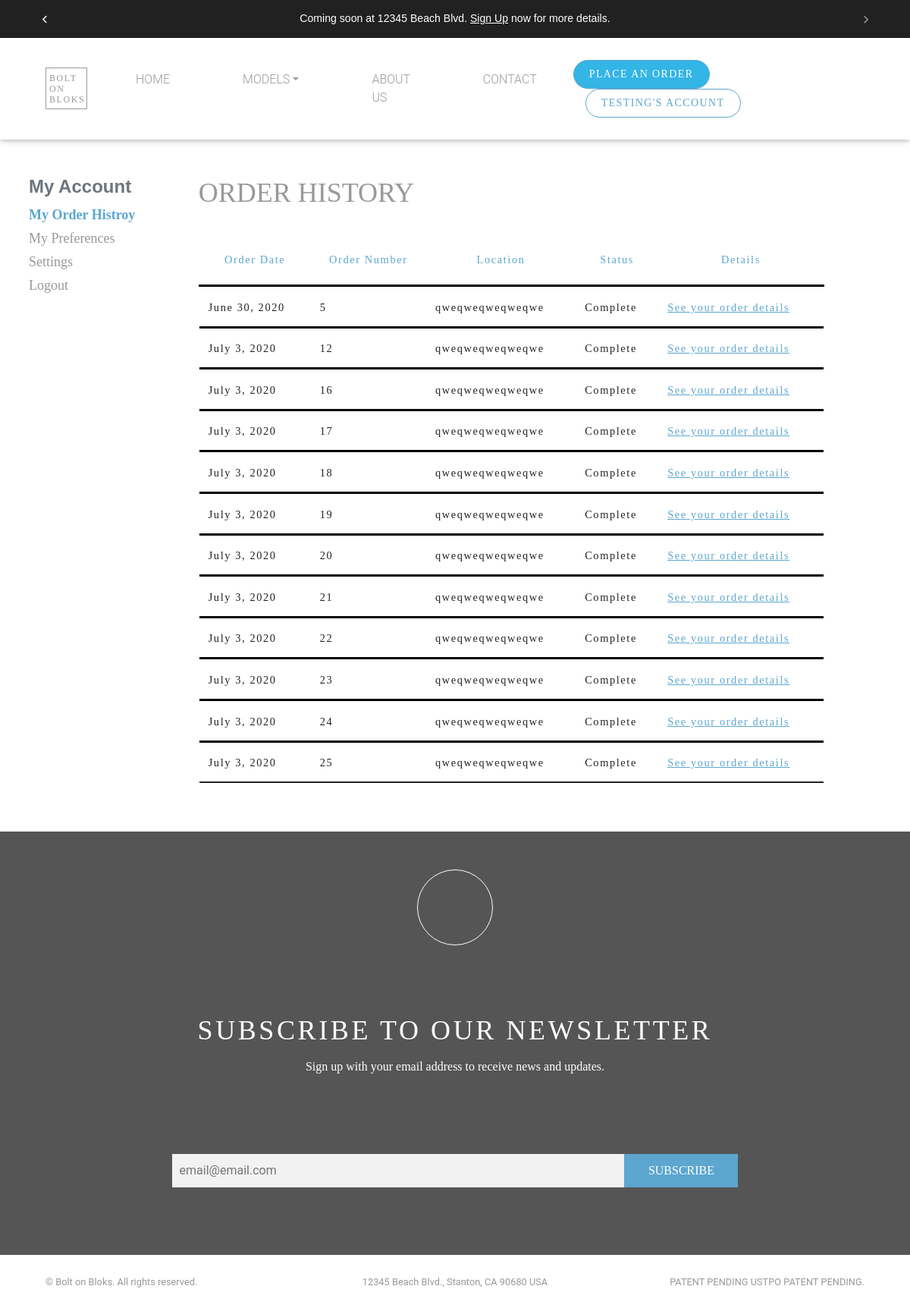
Screenshot of /my/orders (signed in) with the database file from the repository.
### users/models.py (models this page shows, shortened)
class User(AbstractUser):
    email = models.EmailField(verbose_name='email address',max_length=255,unique=True)
    username = models.CharField(verbose_name='Username',max_length=255,default=None, blank=True, null= True)
    USERNAME_FIELD = 'email'
    REQUIRED_FIELDS = ['username']

class SpecUser(User):
    USER_TYPE = (
        ('developer','Developer'),
        ('lender','Lender'),
        ('banker','Banker'),
        ('dealer','Dealer'),
        ('homeowner','Prospective Homeowner'),
        ('Municipality/Government Official','Municipality/Government Official'),
        ('vendor','Vendor'),
    )
    user_type = models.CharField('Sign up as', max_length=32, choices = USER_TYPE, default = None)
    company_name = models.CharField('Name of Company',max_length=100, blank=True, null=True)
    title = models.CharField('Title',max_length=100, blank=True, null=True)
    phone_number = models.CharField(("Phone Number"), max_length = 18, help_text="optional", blank=True, null=True)
    dealer_no = models.CharField('Dealer Number',max_length=6, help_text="optional", validators=[RegexValidator(r"^[0-9]*$")] ,blank=True, null=True)
    home_permission = models.BooleanField('Home Access', default=False)
    content_permission = models.BooleanField('Content Access', default=False)
    activation_time_home = models.DateTimeField('Activation Time (Home)',blank=True, null=True)
    expire_time_home = models.DateTimeField('Expire Time (Home)', blank=True, null=True)
    activation_time_spec_content = models.DateTimeField('Activation Time (Content)',blank=True, null=True)
    expire_time_spec_content = models.DateTimeField('Expire Time (Content)', blank=True, null=True)
    city = models.CharField('City',max_length=60, default='', blank=True, null=True)
    postal = models.CharField('Postal',max_length=60, default='', blank=True, null=True)
    state = models.CharField('State',max_length=60, default='', blank=True, null=True)
    country = models.CharField('Country',max_length=60, default='', blank=True, null=True)
    address = models.CharField('Address', max_length=1000, default='', blank=True, null=True)
    class Meta:
        verbose_name = 'Spec_User'
        verbose_name_plural = 'Spec User'

### order/models.py (models this page shows)
class CartOrder(models.Model):
    user = models.ForeignKey(User, on_delete=models.CASCADE)
    delivery_info_obj = models.ForeignKey(DeliveryInfo, on_delete=models.CASCADE, default=None, blank=True, null=True)
    buyer_app_obj = models.ForeignKey(Order, on_delete=models.CASCADE, default=None, blank=True, null=True)
    order_items = models.ForeignKey(ContainerPricing, on_delete=models.CASCADE, blank=True, null=True)
    custom_order = models.ForeignKey(CustomContainerPricing, on_delete=models.CASCADE, blank=True, null=True)
    custom_floors = models.CharField("No. of Floors", max_length=100, blank=True, null=True)
    custom_width = models.CharField("Width", max_length=100, blank=True, null=True)
    custom_depth = models.CharField("Depth", max_length=100, blank=True, null=True)
    quantity = models.PositiveIntegerField("Quantity")
    ordered_on = models.DateField(auto_now_add=True)
    furnishing_option = models.CharField('furnishing_option', max_length=100, blank=True, null=True)
    user_image = models.ImageField(upload_to="pdf-images", blank=True, null=True, default="default.jpeg")
    class Meta:
        verbose_name = "Shipping Home Order"
        verbose_name_plural = "Shipping Home Orders"

### order/views.py (the view)
# urls.py: path('my/orders', view_container_order_items, name='my-orders'),# for users history
@login_required
def view_container_order_items(request, pk=None):
    if request.user.is_superuser:
        items = CartOrder.objects.filter(user=pk)
    else:
        items = CartOrder.objects.filter(user=request.user)
    return render(request, "order/order-history.html", {"items":items})

### users/forms.py
class EmailListForm(forms.ModelForm):
    class Meta:
        model = EmailList
        fields = ['email']
    def __init__(self, *args, **kwargs):
        super(EmailListForm, self).__init__(*args, **kwargs)
        self.fields['email'].widget.attrs.update({
            'placeholder': 'email@email.com',
            "class":"news-input",
        })

### users/context_processor.py (called while the page is built)
def email_form(request):
    form = EmailListForm()
    return {"subscribe_form":form}

### order/templates/order/order-history.html (shortened to what this page needs)
{% extends "users/base.html" %}
{% load crispy_forms_tags %}
{% load static %}
{% load humanize %}
{% block content %}
 <div class="container mt-5 mb-5">
     <div class="row">
         {% include 'signup/side_nav.html' %}
         <div class="col-lg-9 col-md-9 m-auto mt-2">
             <p class="order-heading">ORDER HISTORY</p>
             <div class="tab-content table-responsive" id="order-list">
                 <table class="table  parent">
                     <thead style="">
                     <tr height="70" class="main-th">
                         <th>Order Date</th>
                         <th>Order Number  </th>
                         <th>Location</th>
                         <th>Status </th>
                         <th>Details</th>
                     </tr>
                     </thead>
                     <tbody>
                     {% for order in items %}
                     <tr height="45" bgcolor="FFFFFF" class="detail_anchor_container black-border">
                         <td><a>{{ order.ordered_on }}</a></td>
                         <td><a>{{ order.id }}</a></td>
                         <td><a>{{ order.user.specuser.address }}</a></td>
                         <td><a>Complete</a></td>
                         <td><a><u>See your order details</u></a></td>
                     </tr>
                     {% endfor %}
                     </tbody>
                 </table>
             </div>
         </div>
     </div>
 </div>
{% endblock %}

### users/templates/users/base.html (shortened to what this page needs)
{% load static %}
<!DOCTYPE html>
<html lang="en">
<head>
	<link type="text/css" rel="stylesheet" href="{% static 'users/new_custom/vendor/bootstrap/css/bootstrap.min.css' %}" />
	<link type="text/css" rel="stylesheet" href="{% static 'users/new_custom/css/slick.css' %}" />
	<link type="text/css" rel="stylesheet" href="{% static 'users/new_custom/css/slick-theme.css' %}" />
	<link type="text/css" rel="stylesheet" href="{% static 'users/custom/custom.css' %}" />
	<link type="text/css" rel="stylesheet" href="{% static 'users/new_custom/css/custom.css' %}" />
	<link type="text/css" rel="stylesheet" href="{% static 'users/new_custom/css/style.css' %}" />
	<link type="text/css" rel="stylesheet" href="{% static 'users/fonts/stylesheet.css' %}" />
	<link href="{% static 'MBD/css/mdb.min.css' %}" rel="stylesheet">
</head>
<body>
 <header id="nav-header">
	<div class="container-fluid bg-dark top-header-fixed">
		<div class="row">
			<div class="col-md-12 col-sm-12 add-bar">
				<div id="carouselExampleControls" class="carousel slide" data-ride="carousel">
					<div class="carousel-inner quicksand-font">
						  <div class="carousel-item active">
								<p class="top-add">Coming soon at 12345 Beach Blvd. <a href="#id_subscribe">Sign Up</a> now for more details. </p>
						  </div>
					</div>
						<a id="add-bar-control-prev" class="carousel-control-prev" href="#carouselExampleControls" role="button" data-slide="prev">
						  <span id="#add-bar-control-prev-icon" class="carousel-control-prev-icon" aria-hidden="true"></span>
						</a>
						<a id="add-bar-control-next" class="carousel-control-next" href="#carouselExampleControls" role="button" data-slide="next">
						  <span id="#add-bar-control-next-icon" class="carousel-control-next-icon" aria-hidden="true"></span>
						</a>
				</div>
			</div>
		</div>
	</div>
  <nav class="navbar navbar-expand-lg navbar-dark navbar-custom">
    <div class="container-fluid">
      <a class="navbar-brand" href="#">BOLT ON BLOKS</a>
      <div class="collapse navbar-collapse" id="navbarResponsive">
        <ul id="nav-bar" class="navbar-nav mr-auto">
          <li class="nav-item active">
            <a class="nav-link" href="{% url 'home' %}">HOME</a>
          </li>
			<li class="nav-item dropdown" >
				<a class="nav-link dropdown-toggle models" id="navbarDropdownMenuLink"
				   data-toggle="dropdown"
				   aria-haspopup="true" aria-expanded="false">MODELS</a>
			</li>
          <li class="nav-item">
            <a class="nav-link" href="#">ABOUT US</a>
          </li>
          <li class="nav-item">
            <a class="nav-link" href="{% url 'contact-us' %}">CONTACT</a>
          </li>
        </ul>
        <div class="form-inline my-2 my-lg-0">
            <a class="no-btn btn-info" href="{% url 'order-form' %}">PLACE AN ORDER</a>
           {% if request.user.is_authenticated %}
               <a class="no-btn ml-3" href="{% url 'user-profile' %}">
                  {% if request.user.first_name %}
                     {{ request.user.first_name }}'s
                  {% elif request.user.last_name %}
                     {{ request.user.last_name }}'s
                  {% endif %}
                  Account</a>
           {% endif %}
        </div>
      </div>
    </nav>
</header>
	<div class="md-padding">
		{% block  content %}
		{% endblock %}
	</div>
   <div class="container-fluid">
      <div class="row">
        <div class="col-md-12">
         <form  class="no-margin" method="POST" action="{% url 'home' %}">
            <div class="row news-letter txt-center">
            <div class="icon-div">
            </div>
            <div class="col-md-12">
              <p class="subsribe-us-txt">SUBSCRIBE TO OUR NEWSLETTER</p>
              <p class="sign-up-txt">Sign up with your email address to receive news and updates.</p>
            </div>
            <div class="col-md-12 sub-input-parent">
			   {{subscribe_form.email}}
			   <button class="subsribe-btn">SUBSCRIBE</button>
            </div>
            </div>
         </form>
        </div>
      </div>
   </div>
   <footer>
      <div class="container-fluid">
         <div class="row">
             <div class="col-lg-4"><p class="m-0 text-left small">&copy; Bolt on Bloks. All rights reserved.</p></div>
             <div class="col-lg-4"><p class="m-0 text-center small">12345 Beach Blvd., Stanton, CA 90680 USA</p></div>
             <div class="col-lg-4"><p class="m-0 text-right small">PATENT PENDING USTPO PATENT PENDING.</p></div>
         </div>
      </div>
   </footer>
</body>
</html>

### static/users/custom/custom.css (style rules this page uses)
html { scroll-behavior: smooth; font-family: 'Quicksand', sans-serif !important; }
.quicksand-font { font-family: 'Quicksand', sans-serif !important; }
table { font-family: didot-w01-italic, serif; }
form { margin-left: 100px !important; margin-right: 100px !important; }
.top-add { padding-top: 14px; text-align: center; color: white; font-weight: 400; }
.add-bar { font-size: .88em; height: 50px; }
.top-add a { color: white !important; font-weight: 500; text-decoration: underline; }
#add-bar-control-prev { position: absolute; left: -15px; width: 10%; }
#add-bar-control-next { position: absolute; right: -15px; width: 10%; }
.no-margin { margin-left: 0px !important; margin-right: 0px !important; }

### static/users/new_custom/css/custom.css (style rules this page uses)
body { font-family: 'Montserrat', sans-serif; }
.navbar-custom { z-index: 4; padding-top: 1.8rem; padding-bottom: 1.8rem; background-color: rgba(255, 255, 255, 1) }
.navbar-custom .navbar-brand { text-transform: uppercase; font-size: 1rem; letter-spacing: .1rem; font-weight: 700;font-family: Hoefler Text; font-style: normal; font-weight: normal; font-size: 12px; line-height: 14px; color: #999; width: 55px; height: 55px; border: 1px solid #999; white-space: initial; padding: 6px 4px; }
.navbar-dark .navbar-nav .nav-link { color: #999 !important; }
.no-btn { text-transform: uppercase; background-color:#fff; border:1px solid #5CA6CF; color: #5CA6CF; border-radius: 25px; font-family: Montserrat; font-style: normal; font-weight: normal; font-size: 14px; line-height: 22px; text-align: center; letter-spacing: 0.1em; padding: 7px 20px; }
.navbar-dark .navbar-nav .active>.nav-link, .navbar-dark .navbar-nav .nav-link.active, .navbar-dark .navbar-nav .nav-link.show, .navbar-dark .navbar-nav .show>.nav-link,.navbar-dark .navbar-nav .nav-link:focus, .navbar-dark .navbar-nav .nav-link:hover { color: #999; }
@media (min-width: 992px) { .navbar-expand-lg .navbar-nav .nav-link { padding-right: 3rem; padding-left: 3rem; } }
footer { padding-bottom: 1.6rem!important;padding-top: 1.6rem!important; }
footer p { color: #999; }
@media (min-width:768px) { footer,.navbar-custom { padding-right: 45px; padding-left: 45px; } }

### static/users/new_custom/css/style.css (style rules this page uses)
.news-letter { background: linear-gradient(0deg, #555555, #555555), #FFFFFF; height: 558px; }
.txt-center { text-align: center; }
.icon-div { height: 100px; width: 100px; border-radius: 50px; border: 1px solid #FFFFFF; margin-right: auto; margin-left: auto; margin-top: 50px; }
.subsribe-us-txt { font-family: Montserrat; font-style: normal; font-weight: normal; font-size: 36px; line-height: 44px; text-align: center; letter-spacing: 0.1em; color: #FFFFFF; }
.sign-up-txt { font-family: Montserrat; font-style: normal; font-weight: normal; font-size: 16px; line-height: 20px; text-align: center; color: #FFFFFF; }
.news-input { width: 50%; padding: 10px; background: #F2F2F2; border: none; }
.subsribe-btn { font-family: Montserrat; text-transform: capitalize; padding: 10px; background: #5ca6cf; width: 150px; border-color: #5ca6cf; color: #FFFFFF; border: none; margin-left: -7px; }
.sub-input-parent { text-align: center; padding: 0 !important; }
@media only screen and (min-width: 768px) { header { z-index: 5; width: 100% !important; } }
@media only screen and (min-width: 768px) { .top-header-fixed { z-index: 5; } }
@media only screen and (max-width: 3200px) and (min-width: 481px) { .navbar-custom { position: relative !important; } }

### order/templates/order/order-history.html (style rules this page uses)
table { font-family: Franklin Gothic Book; font-style: normal; font-weight: normal; font-size: 16px; line-height: 18px; letter-spacing: 0.1em; }
.order-heading { font-family: Montserrat; font-style: normal; font-weight: 500; font-size: 36px; line-height: 44px; color: #999999; }
#order-list { margin-top: 30px; }
.main-th { font-family: Montserrat; font-style: normal; font-weight: bold; font-size: 16px; line-height: 20px; text-align: center; color: #5CA6CF; }
.table thead th { border-bottom: 2px solid #ffffff !important; vertical-align: middle !important; border: 2px solid #ffffff !important; }
.table td, .table th { border-top: 0px solid #ffffff; }
u { color: #5CA6CF; }
.black-border { border-top: 3px solid #000000 !important; border-bottom: 2px solid; }

### rows the page displays
User: user.first_name "TESTING"
CartOrder: ordered_on "June 30, 2020", id "5", user.specuser.address "qweqweqweqweqwe"
CartOrder: ordered_on "July 3, 2020", id "12", user.specuser.address "qweqweqweqweqwe"
CartOrder: ordered_on "July 3, 2020", id "16", user.specuser.address "qweqweqweqweqwe"
CartOrder: ordered_on "July 3, 2020", id "17", user.specuser.address "qweqweqweqweqwe"
CartOrder: ordered_on "July 3, 2020", id "18", user.specuser.address "qweqweqweqweqwe"
CartOrder: ordered_on "July 3, 2020", id "19", user.specuser.address "qweqweqweqweqwe"
CartOrder: ordered_on "July 3, 2020", id "20", user.specuser.address "qweqweqweqweqwe"
CartOrder: ordered_on "July 3, 2020", id "21", user.specuser.address "qweqweqweqweqwe"
CartOrder: ordered_on "July 3, 2020", id "22", user.specuser.address "qweqweqweqweqwe"
CartOrder: ordered_on "July 3, 2020", id "23", user.specuser.address "qweqweqweqweqwe"
CartOrder: ordered_on "July 3, 2020", id "24", user.specuser.address "qweqweqweqweqwe"
CartOrder: ordered_on "July 3, 2020", id "25", user.specuser.address "qweqweqweqweqwe"
